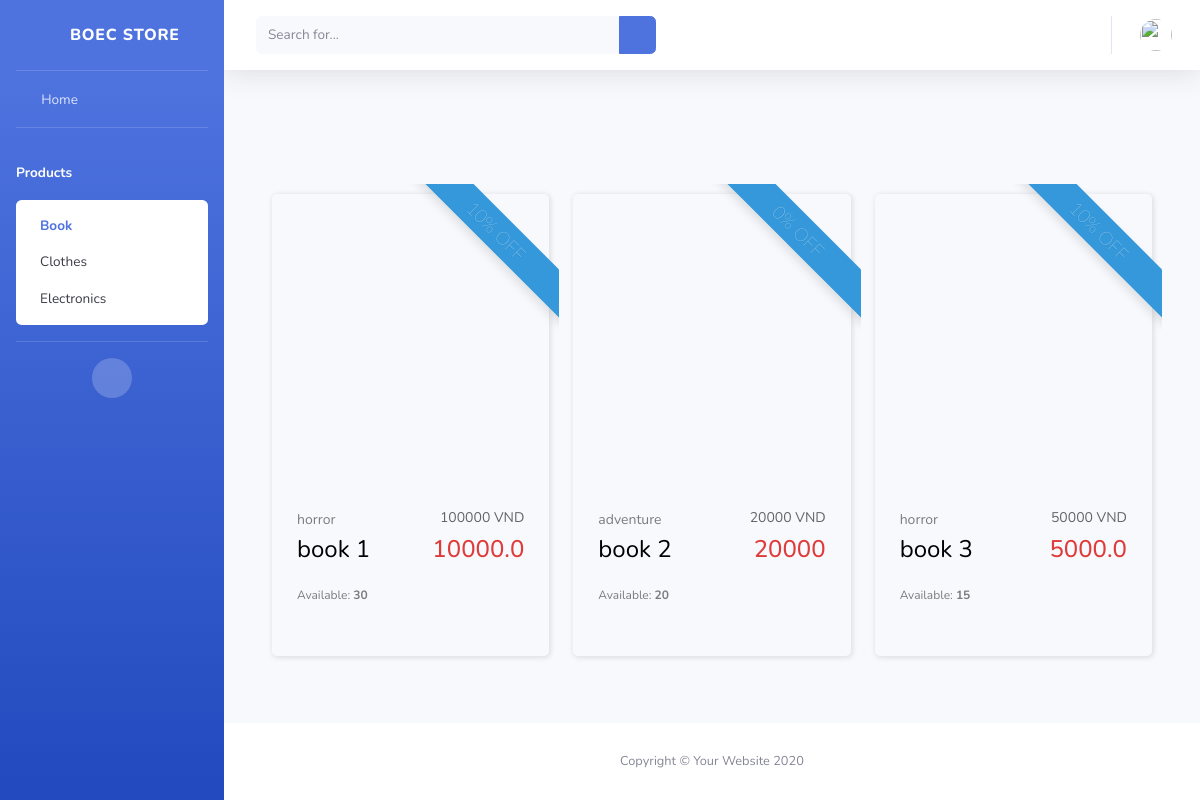
The app's page /bookstore/book, older data.
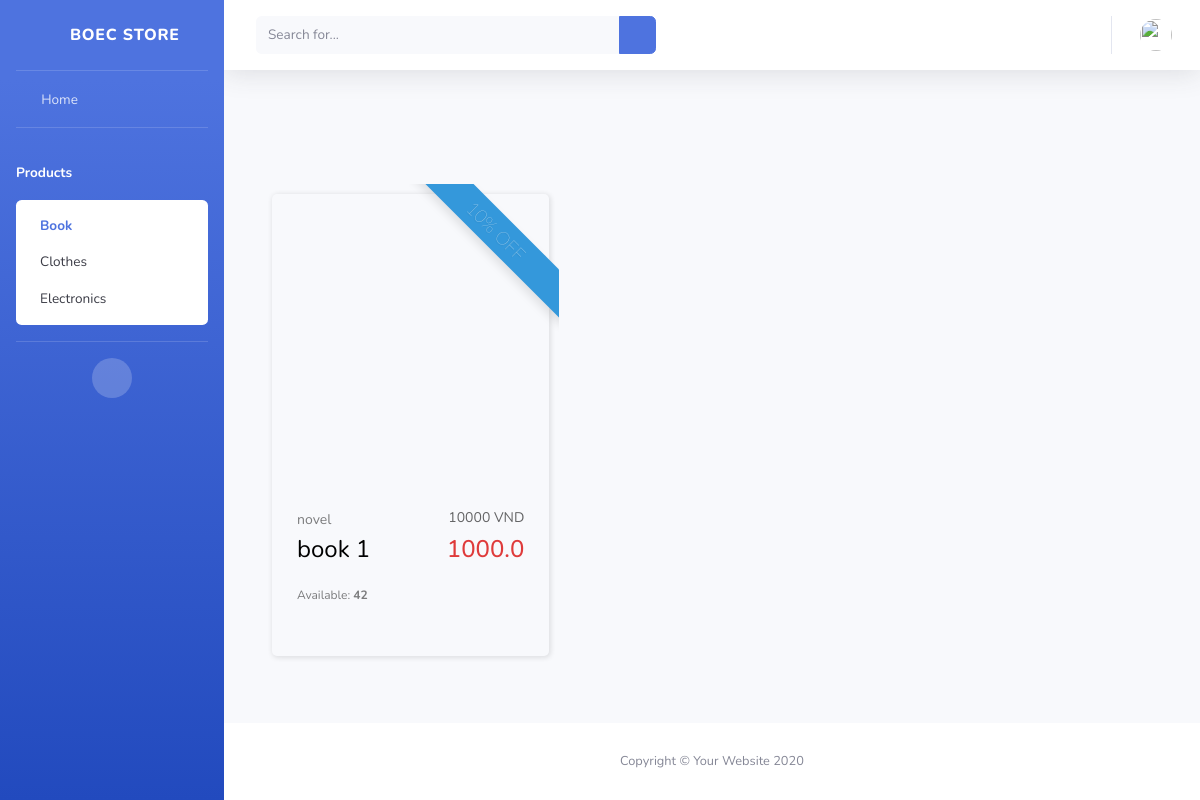
The same page, newer data.
### Bookstore/models.py (models this page shows)
class Book(models.Model):
    name = models.TextField()
    type = models.TextField()
    price = models.BigIntegerField()
    inStock = models.IntegerField()
    discount = models.IntegerField()
    image = models.TextField()

### Bookstore/views.py (the view)
# urls.py: path('book', views.getbook, name="getbook"),
def getbook(request):
    book = Book.objects.all()
    list = []
    for b in book:
        if b.discount == 0:
            b.discounted = b.price
        else:
            b.discounted = b.discount * b.price / 100
        list.append(b)
    return render(request, 'bookstore/book.html', {"list": list})

### Bookstore/templates/bookstore/book.html (shortened to what the changed rows need)
<!DOCTYPE html>
<html lang="en">
<head>
    <link href="../../static/vendor/fontawesome-free/css/all.min.css" rel="stylesheet" type="text/css">
    <link href="../../static/css/sb-admin-2.min.css" rel="stylesheet">
    <link href="../../static/css/mainPage.css" rel="stylesheet">
</head>
<body id="page-top">
    <div id="wrapper">
        <div id="content-wrapper" class="d-flex flex-column">
            <div id="content">
                <div class="container-fluid" style="overflow-y: auto">
                    <div class="container mydiv">
                        <div class="row" >
                            {% for object in list%}
                            <div class="col-sm-4" style="margin-top: 50px">
                                <div class="bbb_deals">
                                    <div class="ribbon ribbon-top-right"><span> {{ object.discount }}%  OFF</span></div>
                                    <div class="bbb_deals_slider_container">
                                        <div class=" bbb_deals_item">
                                            <div class="bbb_deals_image"><img src="https://i.imgur.com/iDwDQ4o.png" alt=""></div>
                                            <div class="bbb_deals_content">
                                                <div class="bbb_deals_info_line d-flex flex-row justify-content-start">
                                                    <div class="bbb_deals_item_category"><a href="#">{{ object.type }}</a></div>
                                                    <div class="bbb_deals_item_price_a ml-auto">{{ object.price }} VND</div>
                                                </div>
                                                <div class="bbb_deals_info_line d-flex flex-row justify-content-start">
                                                    <div class="bbb_deals_item_name">{{ object.name }}</div>
                                                    <div class="bbb_deals_item_price ml-auto">{{ object.discounted }}</div>
                                                </div>
                                                <div class="available">
                                                    <div class="available_line d-flex flex-row justify-content-start">
                                                        <div class="available_title">Available: <span>{{ object.inStock }}</span></div>
                                                        <div class="bbb_deals_item_price ml-auto"><a href="/bookstore/addcart/book/{{ object.id }}" class="fas fa fa-cart-plus"></a></div>
                                                    </div>
                                                </div>
                                            </div>
                                        </div>
                                    </div>
                                </div>
                            </div>
                            {% endfor %}
                        </div>
                    </div>
                </div>
            </div>
        </div>
    </div>
</body>
</html>

Row changes from the older to the newer data that the page shows:
removed Book: discount "0", type "adventure", price "20000", name "book 2", discounted "20000", inStock "20"
removed Book: discount "10", type "horror", price "50000", name "book 3", discounted "5000.0", inStock "15"
changed Book "book 1": type "horror" → "novel"; price "100000" → "10000"; discounted "10000.0" → "1000.0"; inStock "30" → "42"
